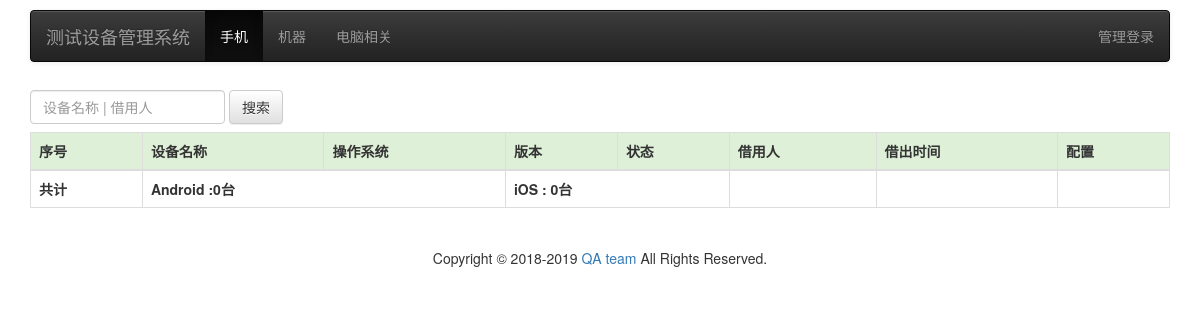
Before: / with the older database file.
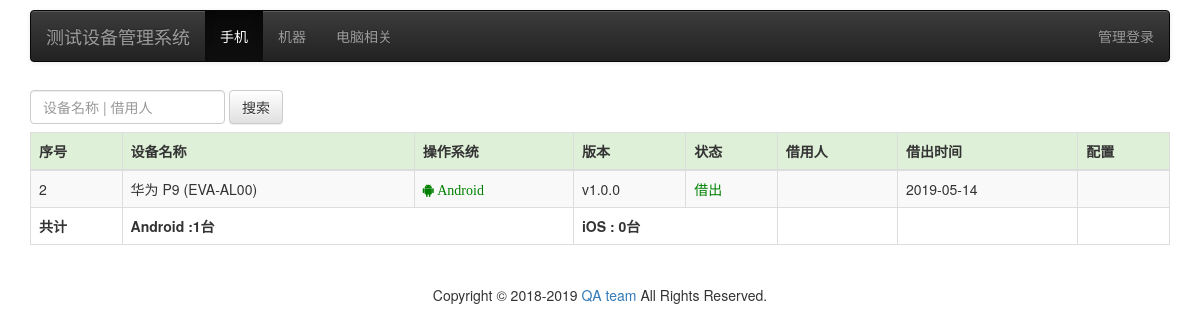
After: the same page with the newer database file.
### apps/QADevices/models.py (models this page shows, shortened)
class Devices(models.Model):
    TYPE_CHOICES=(
        ("mobile", u"手机"),
        ("machine", u"机器"),
        ("pc", u"电脑#显示器"),
        ("other", u"其他")
    )
    OS_CHOICES=(
        ("Android","Android"),
        ("iOS", "iOS"),
        ("Windows", "Windows"),
        ("Linux", "Linux"),
        ("Mac", "Mac"),
        ("Other","Other")
    )
    STATUS_CHOICES=(
        ("lend", u"借出"),
        ("idle", u"闲置"),
        ("company", u"已还公司")
    )
    name = models.CharField(max_length=50, verbose_name='设备名称')
    type = models.CharField(max_length=10,choices=TYPE_CHOICES,verbose_name='设备类型',default='machine')
    os = models.CharField(max_length=50,choices=OS_CHOICES, verbose_name='操作系统',default='Android')
    version = models.CharField(max_length=50,verbose_name='版本',default='v1.0.0')
    sn = models.CharField(max_length=50,null=True, blank=True, verbose_name='设备编号')
    macid = models.CharField(max_length=50, null=True, blank=True, verbose_name='设备标识')
    brand = models.CharField(max_length=50,null=True, blank=True, verbose_name='品牌')
    status = models.CharField(max_length=50,choices=STATUS_CHOICES,verbose_name='状态')
    owner = models.CharField(max_length=50,verbose_name='拥有者')
    user = models.CharField(max_length=50,null=True, blank=True, verbose_name='借用人')
    configuration = models.TextField(null=True,blank=True, verbose_name='详细配置')
    remarks = models.CharField(max_length=100, null=True,blank=True, verbose_name='备注')
    add_time = models.DateTimeField(null=True,blank=True,verbose_name='借出时间',)
    '''
    verbose_name=u"解释"   # 显示名称
    null=True     # 可以为空
    blank=True    # 是否必填
    '''
    def status_color(self):
        if self.status == 'lend':
            color = 'green'
            verbose_name = u'借出'
        elif self.status == 'idle':
            color='red'
            verbose_name = u'闲置'
        elif self.status == 'company':
            color='grey'
            verbose_name = u'已还公司'
        else:
            color = 'grey'
            verbose_name = self.status
        return format_html(
            '<span style="color: {}">{}</span>',
            color,
            verbose_name,
        )
    def os_icon(self):
        if self.os == 'Android':
            classes = 'fa fa-android'
            color = 'green'
        elif self.os == 'iOS':
            classes = 'fa fa-apple'
            color = ''
        elif self.os =='Linux':
            classes ='fa fa-linux'
            color = ''
        elif self.os =='Windows':
            classes ='fa fa-windows'
            color = ''
        else:
            classes = ''
            color = ''
        return format_html(
            '<span class="{}" style="color:{}"> {} </span>',
            classes,
            color,
            self.os,
        )
    status_color.short_description = u"状态"
    os_icon.short_description = u"操作系统"
    class Meta:
        verbose_name = "设备信息"
        verbose_name_plural = verbose_name

### DevicesManage/views.py (the view)
# urls.py: path('', show_moblie_html),
def show_moblie_html(request):
    devices = Devices.objects.filter(Q(type="mobile") & ~Q(status="company"))
    android_conts='Android :' + str(Devices.objects.filter(type="mobile",os='Android').count())  + '台'
    ios_conts = 'iOS : ' + str(Devices.objects.filter(type="mobile",os='iOS').count())  + '台'
    return render(request, 'index.html',{'devices':devices,'android_conts':android_conts,'ios_conts':ios_conts})

### templates/index.html (shortened to what this page needs)
{% load static %}
<!DOCTYPE html>
<html>
<head>
  <link rel="stylesheet" href="https://maxcdn.bootstrapcdn.com/font-awesome/4.4.0/css/font-awesome.min.css">
<link rel="stylesheet" href="{% static "css/bootstrap.min.css"%}">
    <link rel="stylesheet" href="{% static "css/bootstrap-theme.min.css" %}">
</head>
<body class="hold-transition sidebar-mini" style="margin:10px 10px 10px 10px;">
<div class="container">
	<div class="row clearfix">
		<div class="col-md-12 column">
			<nav class="navbar navbar-default navbar-inverse" role="navigation">
				<div class="navbar-header">
					 <button type="button" class="navbar-toggle" data-toggle="collapse" data-target="#bs-example-navbar-collapse-1"></button> <a class="navbar-brand" href="/">测试设备管理系统</a>
				</div>
				<div class="collapse navbar-collapse" id="bs-example-navbar-collapse-1">
					<ul class="nav navbar-nav">
						<li class="active">
							 <a href="#">手机</a>
						</li>
						<li>
							 <a href="/machine">机器</a>
						</li>
                        <li>
							 <a href="/pc">电脑相关</a>
						</li>
					</ul>
					<ul class="nav navbar-nav navbar-right">
						<li>
							 <a href="/admin">管理登录</a>
						</li>
					</ul>
				</div>
			</nav>
		</div>
	</div>
	<div class="row clearfix">
            <form class="navbar-form navbar-left" role="search" method="get" action="/search/">
            <div class="form-group">
            <input class="form-control" type="search" name="q"  placeholder="设备名称 | 借用人" type="text" />
            </div> <button type="submit" class="btn btn-default">搜索</button>
            </form>
		<div class="col-md-12 column">
			<table id="example1" class="table table-bordered table-striped">
                <thead>
                <tr class="bg-success">
                  <th>序号</th>
                  <th>设备名称</th>
                  <th>操作系统</th>
                  <th>版本</th>
                  <th>状态</th>
                  <th>借用人</th>
                  <th>借出时间</th>
                <th>配置</th>
                </tr>
                </thead>
				<tbody>
                  {% for device in devices %}
                <tr>
                  <td>{{ device.id }}</td>
                  <td>{{ device.name }}</td>
                    {% if  device.os == 'Android' %}
                        <td><span class="fa fa-android " style="color:green"> {{ device.os }}</span></td>
                    {% elif  device.os == 'iOS' %}
                        <td><span class="fa fa-apple"> {{ device.os }}</span></td>
                    {% else %}
                        <td> {{ device.os }}</td>
                    {% endif %}
                  <td>{{ device.version }}</td>
                    {% if  device.status == 'lend' %}
                        <td><span style="color:green"> 借出</span></td>
                    {% elif  device.status == 'idle' %}
                        <td><span style="color:red">闲置</span></td>
                    {% elif  device.status == 'company' %}
                        <td><span style="color:grey">已还公司</span></td>
                    {% else %}
                        <td> {{ device.status }}</td>
                    {% endif %}
                    {% if  device.user is null or device.user is None %}
                        <td></td>
                    {% else %}
                        <td>{{ device.user }}</td>
                    {% endif %}
                     {% if  device.add_time is null or device.add_time is None %}
                        <td></td>
                    {% else %}
                         <td>{{ device.add_time|date:"Y-m-d" }}</td>
                    {% endif %}
                <td>{{ device.configuration }}</td>
                </tr>
                {% endfor %}
                </tbody>
             <tfoot>
                <tr>
                  <th>共计</th>
                  <th colspan="2">{{ android_conts }} </th>
                  <th colspan="2">{{ ios_conts }}  </th>
                    <th></th>
                    <th></th>
                    <th></th>
                </tr>
                </tfoot>
			</table>
		</div>
	</div>
</div>
<div>
<br>
</div>
<div class="s-footer" style="text-align:center">
<div class="s-footer-bottom">
<p>Copyright © 2018-2019 <a href="http://qa.gowild.top" title="qa.gowild.top">QA team </a> All Rights Reserved. </p>
</div>
</div>
<div>
<br>
</div>
</body>
</html>

Changed rows visible on the page:
added Devices: id "2", name "华为 P9 (EVA-AL00)", os "Android", version "v1.0.0", status "借出", add_time "2019-05-14"
Other visible differences:
{{ android_conts }}: "Android :0台" → "Android :1台"
